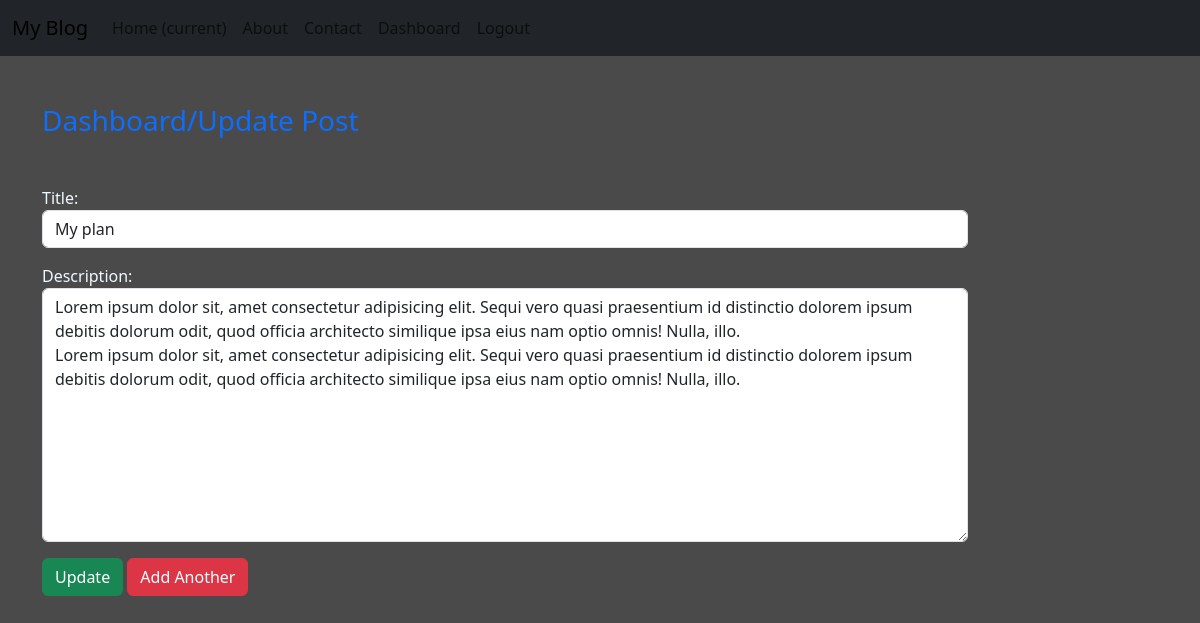
The app's page /updatepost/2 (signed in) with its own data.
### blog/models.py (models this page shows)
class Post(models.Model):
    title = models.CharField(max_length = 150)
    desc = models.TextField()

### blog/views.py (the view)
# urls.py: path('updatepost/<int:id>', views.updatepost, name='updatepost'),
def updatepost(request, id):
    if request.user.is_authenticated:
        if request.method == "POST":
            pi = Post.objects.get(pk = id)
            form = PostForm(request.POST, instance=pi)
            if form.is_valid():
                form.save()
        else:
            pi = Post.objects.get(pk = id)
            form = PostForm(instance=pi)
        return render(request, 'blog/updatepost.html', {'form' : form})
    else:
        return HttpResponseRedirect('/login/')

### blog/forms.py
class PostForm(forms.ModelForm):
    class Meta:
        model = Post
        fields = ['title' , 'desc']
        labels = {'title':"Title" , 'desc' : "Description"}
        widgets = {
            'title' : forms.TextInput(attrs={'class' : 'form-control'}) ,
            'desc' : forms.Textarea(attrs={'class' : 'form-control'}),
        }

### blog/templates/blog/updatepost.html (shortened to what this page needs)
{% extends "blog/base.html" %}
{% load static %}
{% block content %}
    <div class="col-sm-10">
        <h3 class="text text-primary my-5">Dashboard/Update Post</h3>
        <form action="" method="post" novalidate>
            {{form.as_p}}
            <input type="submit" value="Update" class="btn btn-success">
            <a href="{% url "dashboard" %}" class="btn btn-danger">Add Another</a>
        </form>
    </div>
{% endblock content %}

### blog/static/blog/css/style.css (style rules this page uses)
body { background: rgb(75, 74, 74); color: aliceblue; }

### records on screen
Post: title "My plan", desc "Lorem ipsum dolor sit, amet consectetur adipisicing elit. Sequi vero quasi praesentium id distinctio dolorem ipsum debitis dolorum odit, quod officia architecto similique ipsa eius nam optio omnis! Nulla, illo. Lorem ipsum dolor sit, amet consectetur adipisicing elit. Sequi vero quasi praesentium id distinctio dolorem ipsum debitis dolorum odit, quod officia architecto similique ipsa eius nam optio omnis! Nulla, illo."
